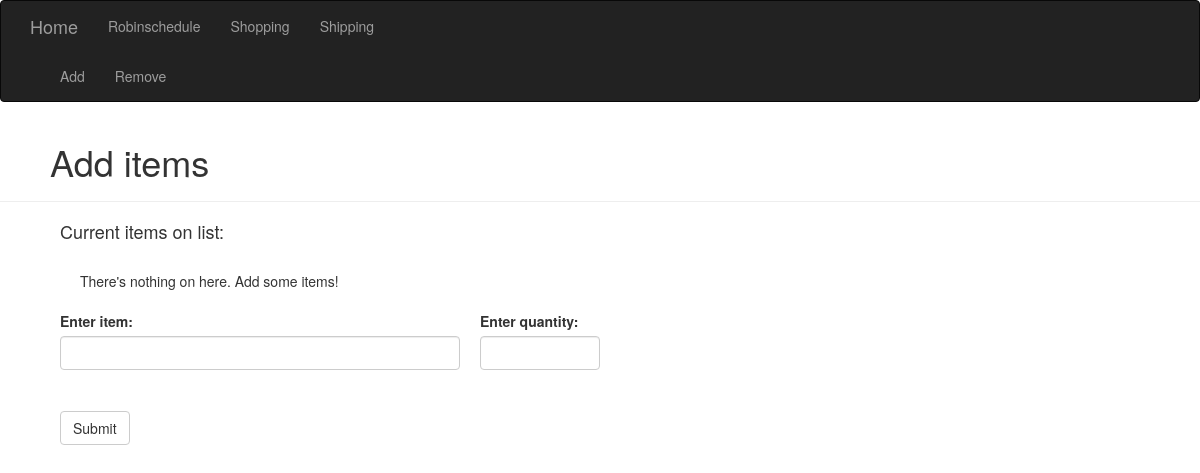
Page /shopping/add on the earlier database version.
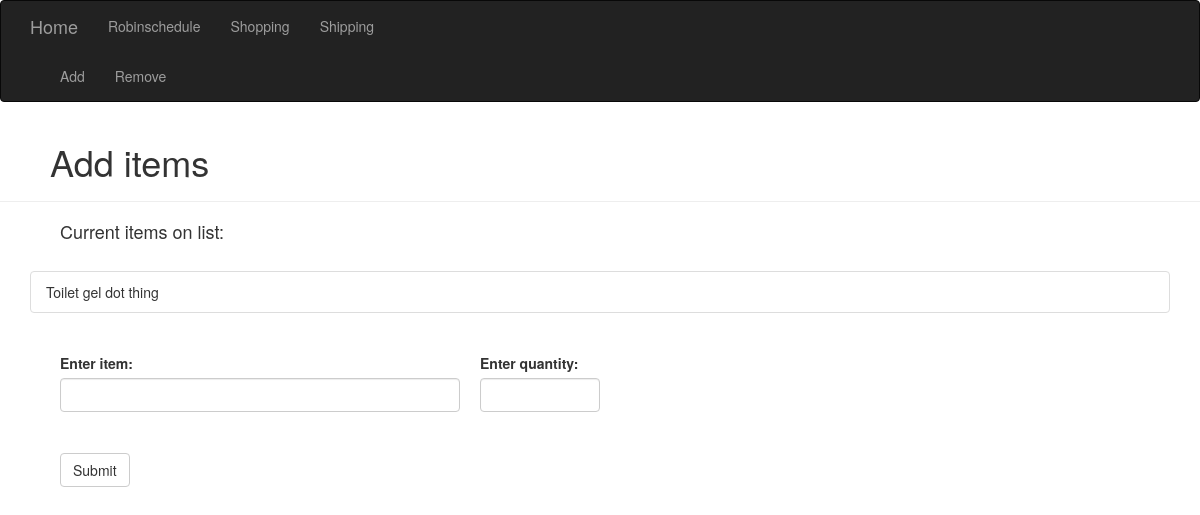
Same page on the later database version.
### homeSite.py (models this page shows, shortened)
class Grocery(db.Model):
    __tablename__ = 'groceries'
    id = db.Column(db.Integer, primary_key=True)
    itemName = db.Column(db.String(64), unique=True)
    quantity = db.Column(db.Integer) #Setting quantity to optional so 'rice' doesn't need a quantity
    def __str__(self):
        if self.quantity:
            return f'{self.itemName} x {self.quantity}'
        else:
            return f'{self.itemName}'

### homeSite.py (the view, shortened to what this page needs)
@app.route('/shopping/add', methods=['GET', 'POST'])
def shoppingAdd():
    shoppingItems = Grocery.query.all()
    form = AddItemForm()
    session['itemToAdd'] = form.item.data
    session['itemQuantity'] = form.quant.data
    return render_template('add.html', form=form, items=shoppingItems)

### homeSite.py
class AddItemForm(FlaskForm):
    item = StringField('Enter item:', validators=[DataRequired()])
    quant = IntegerField('Enter quantity:',validators=[Optional()] )
    submit = SubmitField('Submit')

### templates/add.html (shortened to what this page needs)
{% extends 'base.html' %}
{% import "bootstrap/wtf.html" as wtf %}
{% block subnav %}
<div class="navbar-collapse collapse">
    <ul class="nav navbar-nav">
        <li><a href="/shopping/add">Add</a></li>
        <li><a href="/shopping/remove">Remove</a></li>
    </ul>
</div>
{% endblock %}
{% block content %}
<div class="page-header" style="padding-left: 50px;">
    <h1>Add items</h1>
</div>
<div style="padding-left: 60px;">
<h4>Current items on list:</h4>
</div>
<br />
<div class="container">
    {% if items %}
    <ul class="list-group">
        {% for item in items %}
            <li class="list-group-item">{{item}}</li>
        {% endfor %}
    </ul>
    {% else %}
        <div class="list-group-heading" style="padding-left: 50px;">
            There's nothing on here. Add some items!
        </div>
    {% endif %}
</div>
<br />
    <form class="form" method="post" role="form">
      <div style="width:40%; float:left; padding:0 20px 0 60px;">
        {{ wtf.form_field(form.item) }}
    </div>
    <div style="float:left; width:10%">
        {{ wtf.form_field(form.quant) }}
    </div>
    <br />
    <div style="padding:80px 20px 0 60px">
        {{ wtf.form_field(form.submit) }}
    </div>
      </form>
{% endblock %}

Differences in the rows shown:
added Grocery: quantity+itemName "Toilet gel dot thing"
Other differences:
text no longer shown: "There's nothing on here. Add some items!"
